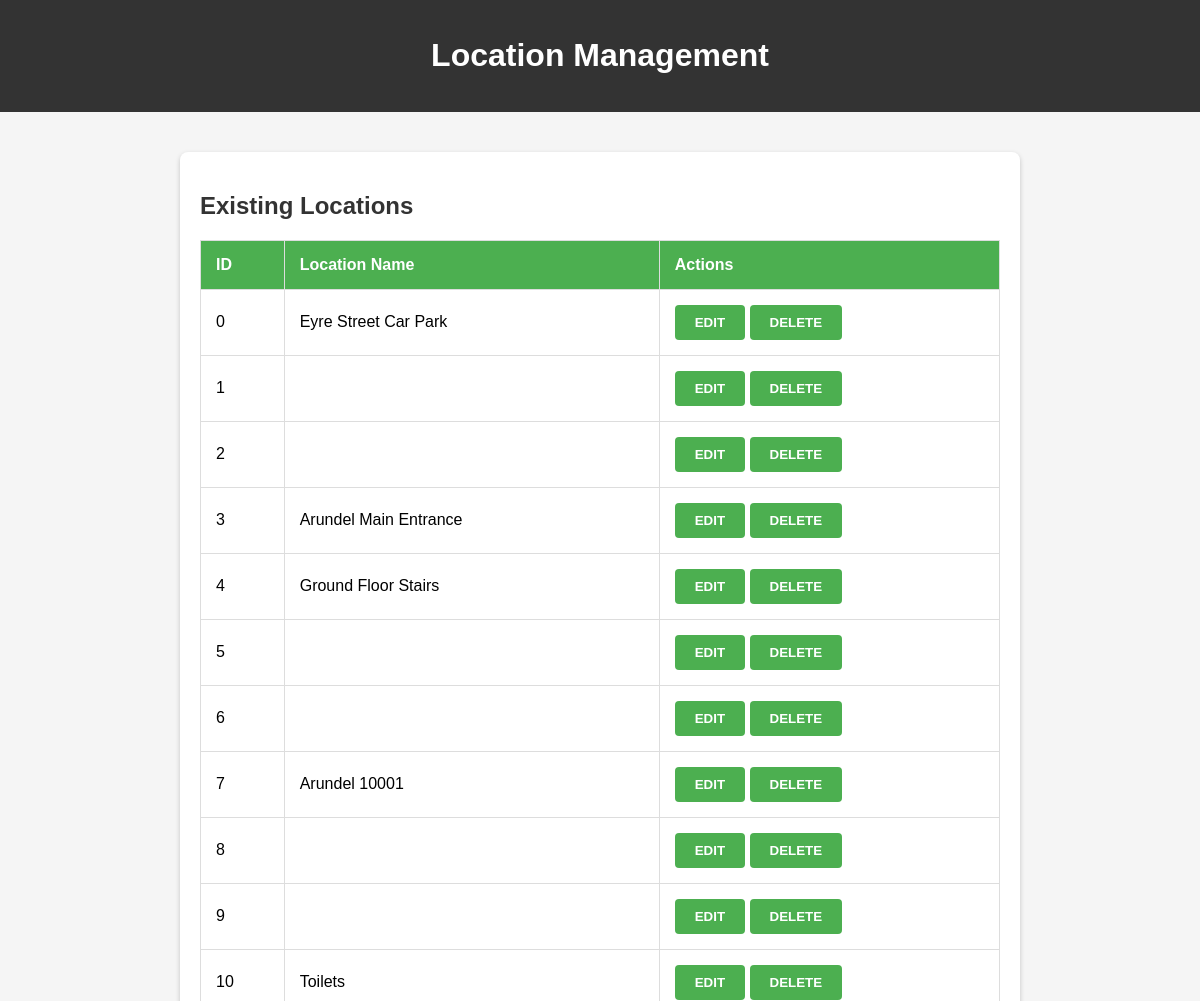
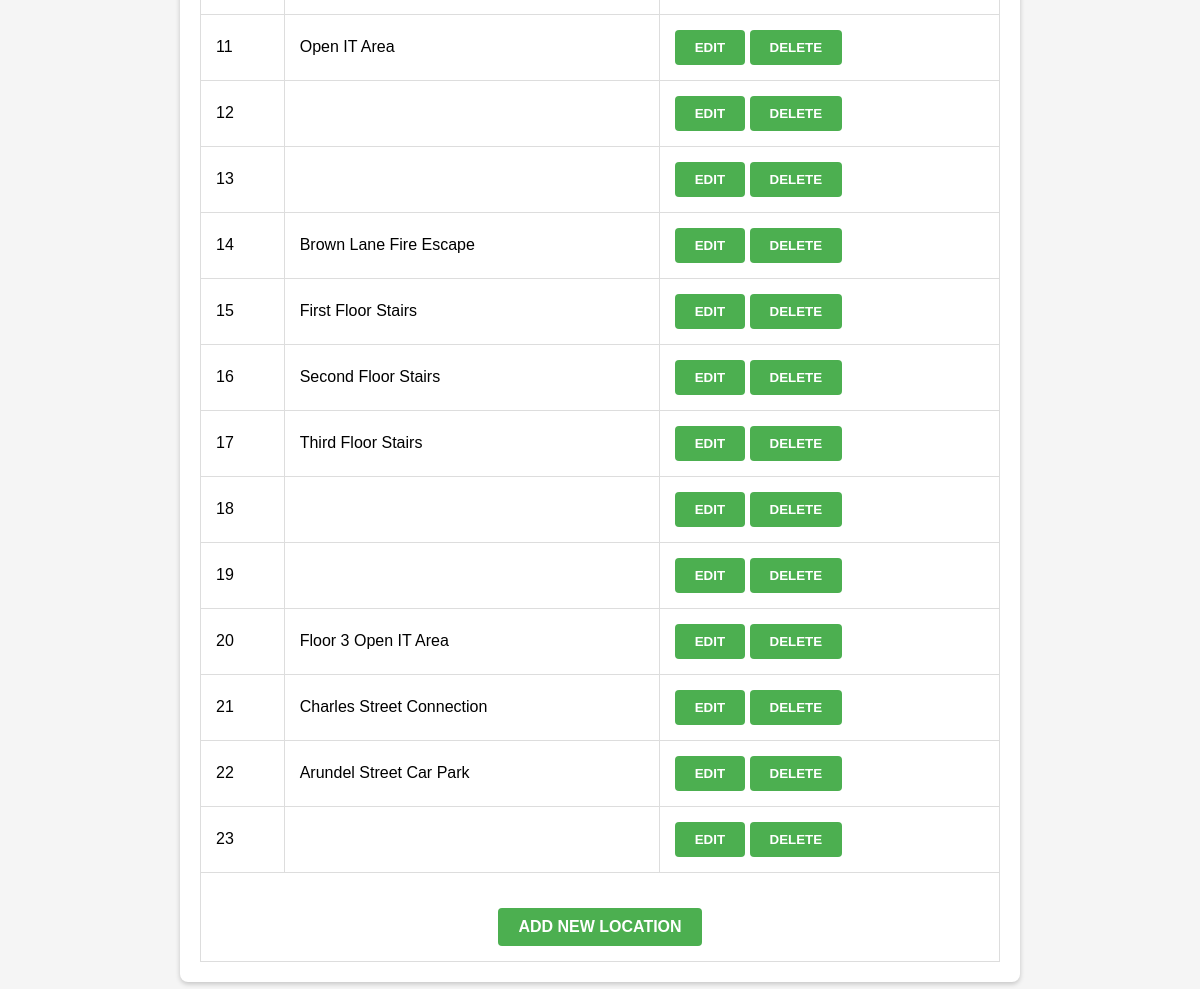
/Admin/admincrud.php, run on the app's committed database (2 pictures, top to bottom).
### tables this page shows
CREATE TABLE "Node" (
	"node_id"	INTEGER NOT NULL UNIQUE,
	"name"	TEXT,
	"symbol"	TEXT,
	"notes"	NUMERIC,
	"category"	INTEGER,
	"is_outside"	INTEGER,
	"floor"	INTEGER,
	"x"	INTEGER,
	"y"	INTEGER,
	PRIMARY KEY("node_id" AUTOINCREMENT)
);

### Admin/admincrud.php (the view, shortened to what this page needs)
<?php
    $db = new SQLite3("databasepractice.db");
    $stmt = $db->prepare('SELECT node_id, name FROM Node');
    $result = $stmt->execute();
    $rows_array = [];
    while ($row = $result->fetchArray()) {
        $rows_array[] = $row;
    }
?>
<!DOCTYPE html>
<html lang="en">
<head>
    <link rel="stylesheet" href="../admincrud.css">
</head>
<body>
    <header>
        <h1>Location Management</h1>
    </header>
    <main>
        <section class="existing-locations">
            <h2>Existing Locations</h2>
            <table>
                <thead>
                    <tr>
                        <th>ID</th>
                        <th>Location Name</th>
                        <th>Actions</th>
                    </tr>
                </thead>
                <tbody>
                    <?php foreach ($rows_array as $row): ?>
                    <tr>
                        <td><?php echo htmlspecialchars($row['node_id']); ?></td>
                        <td><?php echo htmlspecialchars($row['name']); ?></td>
                        <td>
                            <form action="editEdges.php" method="post" style="display: inline;">
                                <button type="submit" name="edit" class="action-btn">Edit</button>
                            </form>
                            <form action="viewRelatedEdges.php" method="get" style="display: inline;">
                                <button type="submit" class="action-btn" onclick="return confirm('Are you sure you want to delete this node? This action will require you to update or delete related edges.');">Delete</button>
                            </form>
                        </td>
                    </tr>
                    <?php endforeach; ?>
                    <tr>
                        <td colspan="3" style="text-align: center;">
                            <a href="createLocation.php" class="action-btn">Add New Location</a>
                        </td>
                    </tr>
                </tbody>
            </table>
        </section>
    </main>
</body>
</html>

### admincrud.css (style rules this page uses)
body { font-family: Arial, sans-serif; background-color: #f5f5f5; margin: 0; padding: 0; }
header { background-color: #333; color: white; text-align: center; padding: 1em 0; }
main { padding: 20px; }
.location-form-section, .existing-locations { max-width: 800px; margin: 20px auto; background-color: #fff; padding: 20px; border-radius: 8px; box-shadow: 0 2px 5px rgba(0, 0, 0, 0.2); }
h2 { color: #333; margin-bottom: 15px; }
.action-btn { display: inline-block; background-color: #4CAF50; color: white; padding: 10px 20px; border: none; border-radius: 4px; cursor: pointer; font-weight: bold; text-transform: uppercase; transition: background-color 0.3s ease; }
table { width: 100%; border-collapse: collapse; margin-top: 20px; }
table, th, td { border: 1px solid #ddd; }
th, td { padding: 15px; text-align: left; }
th { background-color: #4CAF50; color: white; }
a { display: inline-block; background-color: #28a745; color: #ffffff; padding: 8px 12px; text-decoration: none; border-radius: 4px; margin-top: 20px; }

### data on the page
node: node_id "0", name "Eyre Street Car Park"
node: node_id "1"
node: node_id "2"
node: node_id "3", name "Arundel Main Entrance"
node: node_id "4", name "Ground Floor Stairs"
node: node_id "5"
node: node_id "6"
node: node_id "7", name "Arundel 10001"
node: node_id "8"
node: node_id "9"
node: node_id "10", name "Toilets"
node: node_id "11", name "Open IT Area"
node: node_id "12"
node: node_id "13"
node: node_id "14", name "Brown Lane Fire Escape"
node: node_id "15", name "First Floor Stairs"
node: node_id "16", name "Second Floor Stairs"
node: node_id "17", name "Third Floor Stairs"
node: node_id "18"
node: node_id "19"
node: node_id "20", name "Floor 3 Open IT Area"
node: node_id "21", name "Charles Street Connection"
node: node_id "22", name "Arundel Street Car Park"
node: node_id "23"
